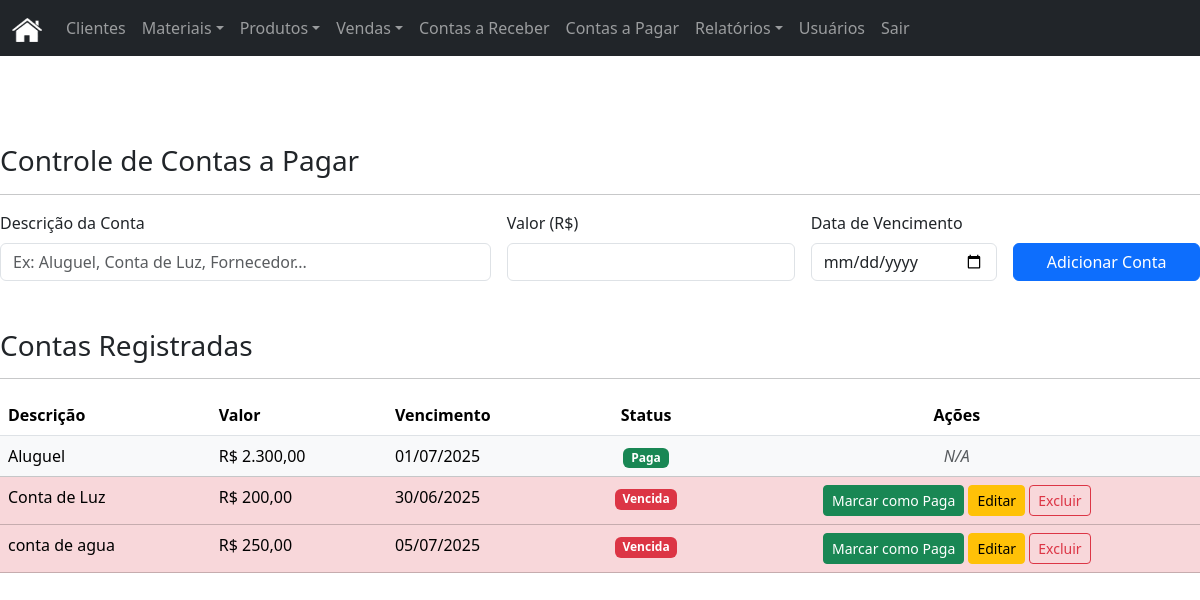
The app's page /index.php?page=contas_pagar (signed in) with its own data.
### tables this page shows
CREATE TABLE `contas_a_pagar` (
  `id` int(11) NOT NULL AUTO_INCREMENT,
  `descricao` varchar(255) NOT NULL,
  `valor` decimal(10,2) NOT NULL,
  `data_vencimento` date NOT NULL,
  `status` enum('paga','pendente') NOT NULL DEFAULT 'pendente',
  PRIMARY KEY (`id`)
);

### modulos/contas_pagar/index.php (the view, shortened to what this page needs)
<?php
$contas = $pdo->query("SELECT * FROM contas_a_pagar ORDER BY status ASC, data_vencimento ASC")->fetchAll();
?>
<h3>Controle de Contas a Pagar</h3>
<hr>
<form method="POST" action="modulos/contas_pagar/actions.php">
    <div class="row g-3 align-items-end">
        <div class="col-md-5"><label for="descricao" class="form-label">Descrição da Conta</label><input type="text" class="form-control" id="descricao" name="descricao" required placeholder="Ex: Aluguel, Conta de Luz, Fornecedor..."></div>
        <div class="col-md-3"><label for="valor" class="form-label">Valor (R$)</label><input type="number" step="0.01" class="form-control" id="valor" name="valor" required></div>
        <div class="col-md-2"><label for="data_vencimento" class="form-label">Data de Vencimento</label><input type="date" class="form-control" id="data_vencimento" name="data_vencimento" required></div>
        <div class="col-md-2"><button type="submit" class="btn btn-primary w-100">Adicionar Conta</button></div>
    </div>
</form>
<h3 class="mt-5">Contas Registradas</h3>
<hr>
<table class="table table-hover">
    <thead>
        <tr>
            <th>Descrição</th>
            <th>Valor</th>
            <th>Vencimento</th>
            <th class="text-center">Status</th>
            <th class="text-center">Ações</th>
        </tr>
    </thead>
    <tbody>
        <?php foreach ($contas as $conta):
            $is_overdue = (new DateTime($conta['data_vencimento']) < new DateTime('today')) && $conta['status'] == 'pendente';
            $row_class = $conta['status'] == 'paga' ? 'table-light text-muted' : ($is_overdue ? 'table-danger' : '');
        ?>
        <tr class="<?= $row_class ?>">
            <td><?= htmlspecialchars($conta['descricao']) ?></td>
            <td>R$ <?= number_format($conta['valor'], 2, ',', '.') ?></td>
            <td><?= date('d/m/Y', strtotime($conta['data_vencimento'])) ?></td>
            <td class="text-center">
                <span class="badge <?= $conta['status'] == 'pendente' ? ($is_overdue ? 'bg-danger' : 'bg-warning text-dark') : 'bg-success' ?>">
                    <?= $is_overdue ? 'Vencida' : ucfirst($conta['status']) ?>
                </span>
            </td>
            <td class="text-center">
                <?php if ($conta['status'] == 'pendente'): ?>
                    <form method="POST" action="modulos/contas_pagar/actions.php" style="display:inline;">
                        <button type="submit" class="btn btn-sm btn-success">Marcar como Paga</button>
                    </form>
                    <a href="index.php?page=contas_pagar/edit&id=<?= $conta['id'] ?>" class="btn btn-sm btn-warning">Editar</a>
                    <a href="index.php?page=contas_pagar/delete&id=<?= $conta['id'] ?>" class="btn btn-sm btn-outline-danger">Excluir</a>
                <?php else: ?>
                    <span class="text-muted fst-italic">N/A</span>
                <?php endif; ?>
            </td>
        </tr>
        <?php endforeach; ?>
    </tbody>
</table>

### includes/header.php (style rules this page uses)
body { padding-top: 5rem; }

### records on screen
contas_a_pagar: descricao "Aluguel", valor "2.300,00", data_vencimento "01/07/2025", status "Paga", shows "N/A"
contas_a_pagar: descricao "Conta de Luz", valor "200,00", data_vencimento "30/06/2025", status "Vencida"
contas_a_pagar: descricao "conta de agua", valor "250,00", data_vencimento "05/07/2025", status "Vencida"
